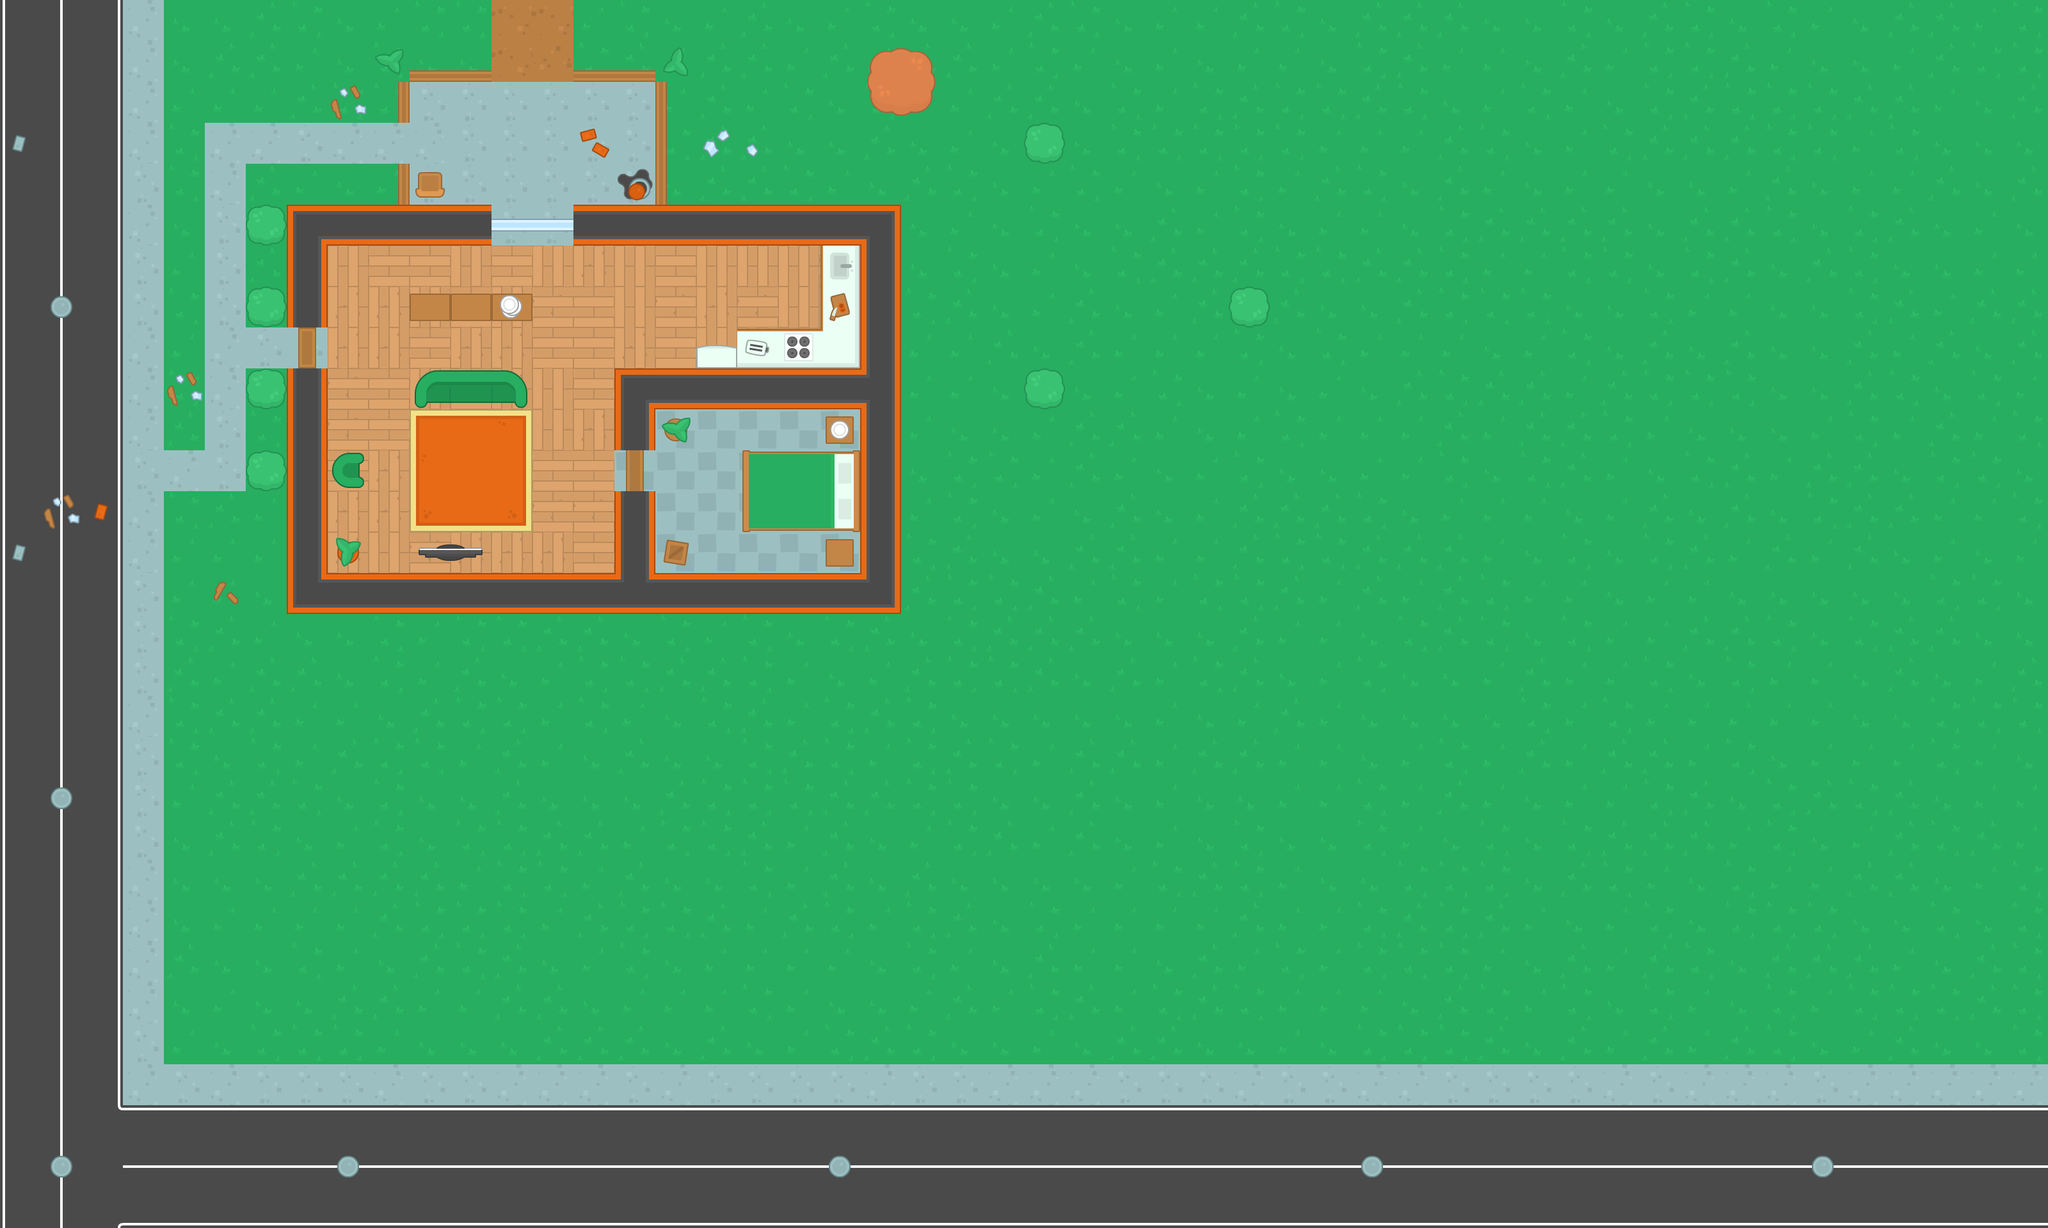

Tiled map render using the project's own tile images. Description and the map definition, with tile-layer contents summarised, below:
An orthogonal 50x30 tile map with 64x64 px tiles, 5 tile layers (ground, walls, trees, items, ...) and 48 objects (35x wall, 10x zombie, player, health, shotgun).

<map version="1.2" tiledversion="1.2.0" orientation="orthogonal" renderorder="right-down" width="50" height="30" tilewidth="64" tileheight="64" infinite="0" nextlayerid="7" nextobjectid="53">
 <tileset firstgid="1" source="Kenney.tsx" />
 <layer id="1" name="ground" width="50" height="30">
  <data>[1500 cells, 1500 non-empty, 25 distinct tile ids]</data>
 </layer>
 <layer id="3" name="walls" width="50" height="30">
  <data>[1500 cells, 56 non-empty, 11 distinct tile ids]</data>
 </layer>
 <layer id="2" name="trees" width="50" height="30">
  <data>[1500 cells, 335 non-empty, 18 distinct tile ids]</data>
 </layer>
 <layer id="4" name="items" width="50" height="30">
  <data>[1500 cells, 45 non-empty, 35 distinct tile ids]</data>
 </layer>
 <layer id="5" name="decoration" width="50" height="30">
  <data>[1500 cells, 24 non-empty, 14 distinct tile ids]</data>
 </layer>
 <objectgroup id="6" name="obstacles">
  <object id="1" name="wall" x="448" y="320" width="320" height="64" />
  <object id="2" name="player" x="336" y="208" width="32" height="32" />
  <object id="3" name="wall" x="448" y="384" width="64" height="128" />
  <object id="4" name="wall" x="448" y="576" width="64" height="384" />
  <object id="5" name="wall" x="512" y="896" width="896" height="64" />
  <object id="6" name="wall" x="896" y="320" width="512" height="64" />
  <object id="7" name="wall" x="1344" y="384" width="64" height="512" />
  <object id="8" name="wall" x="960" y="576" width="384" height="64" />
  <object id="9" name="wall" x="960" y="640" width="64" height="64" />
  <object id="10" name="wall" x="960" y="768" width="64" height="128" />
  <object id="11" name="wall" x="400" y="592" width="32" height="32" />
  <object id="12" name="wall" x="400" y="720" width="32" height="32" />
  <object id="13" name="wall" x="400" y="464" width="32" height="32" />
  <object id="14" name="wall" x="400" y="336" width="32" height="32" />
  <object id="15" name="wall" x="1616" y="208" width="32" height="32" />
  <object id="17" name="wall" x="1376" y="96" width="64" height="64" />
  <object id="18" name="zombie" x="784" y="208" width="32" height="32" />
  <object id="19" name="zombie" x="592" y="608" width="32" height="32" />
  <object id="20" name="zombie" x="1072" y="720" width="32" height="32" />
  <object id="21" name="zombie" x="1232" y="80" width="32" height="32" />
  <object id="22" name="wall" x="656" y="592" width="160" height="32" />
  <object id="23" name="wall" x="640" y="464" width="192" height="32" />
  <object id="24" name="wall" x="528" y="720" width="32" height="32" />
  <object id="26" name="wall" x="528" y="848" width="32" height="32" />
  <object id="27" name="wall" x="656" y="848" width="96" height="32" />
  <object id="28" name="wall" x="1040" y="848" width="32" height="32" />
  <object id="29" name="wall" x="1296" y="848" width="32" height="32" />
  <object id="30" name="wall" x="1296" y="656" width="32" height="32" />
  <object id="31" name="wall" x="1040" y="656" width="32" height="32" />
  <object id="32" name="wall" x="1152" y="704" width="192" height="128" />
  <object id="33" name="wall" x="656" y="272" width="32" height="32" />
  <object id="34" name="wall" x="1296" y="384" width="48" height="192" />
  <object id="35" name="wall" x="1088" y="544" width="80" height="32" />
  <object id="36" name="wall" x="1168" y="528" width="128" height="48" />
  <object id="39" name="wall" x="0" y="0" width="3200" height="16" />
  <object id="40" name="wall" x="0" y="1904" width="3200" height="16" />
  <object id="41" name="wall" x="3184" y="16" width="16" height="1888" />
  <object id="42" name="wall" x="0" y="16" width="16" height="1888" />
  <object id="43" name="zombie" x="1216" y="432" width="32" height="32" />
  <object id="44" name="zombie" x="1696" y="544" width="32" height="32" />
  <object id="45" name="zombie" x="1728" y="720" width="32" height="32" />
  <object id="46" name="zombie" x="1728" y="832" width="32" height="32" />
  <object id="47" name="zombie" x="2000" y="624" width="32" height="32" />
  <object id="48" name="zombie" x="1968" y="768" width="32" height="32" />
  <object id="49" name="wall" x="1936" y="464" width="32" height="32" />
  <object id="50" name="wall" x="1616" y="592" width="32" height="32" />
  <object id="51" name="health" x="208" y="464" width="32" height="32" />
  <object id="52" name="shotgun" x="1040" y="528" width="32" height="32" />
 </objectgroup>
</map>
